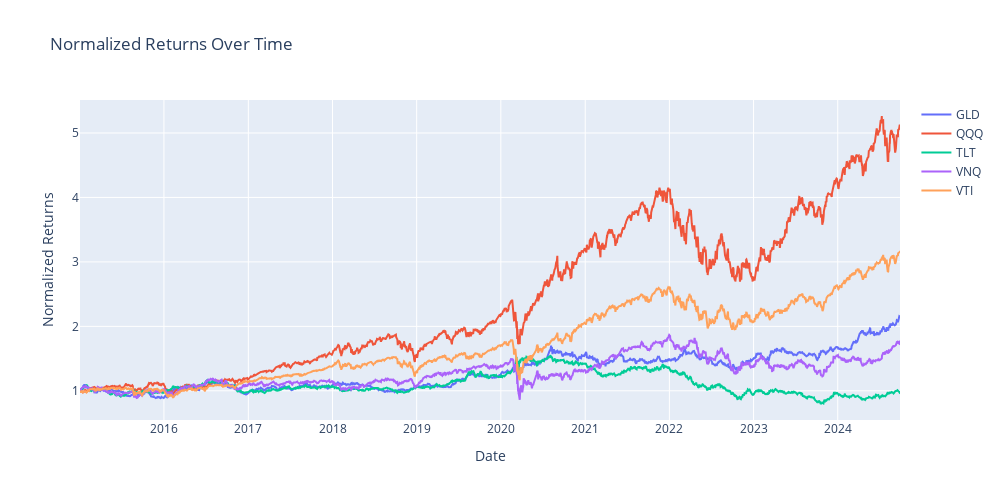
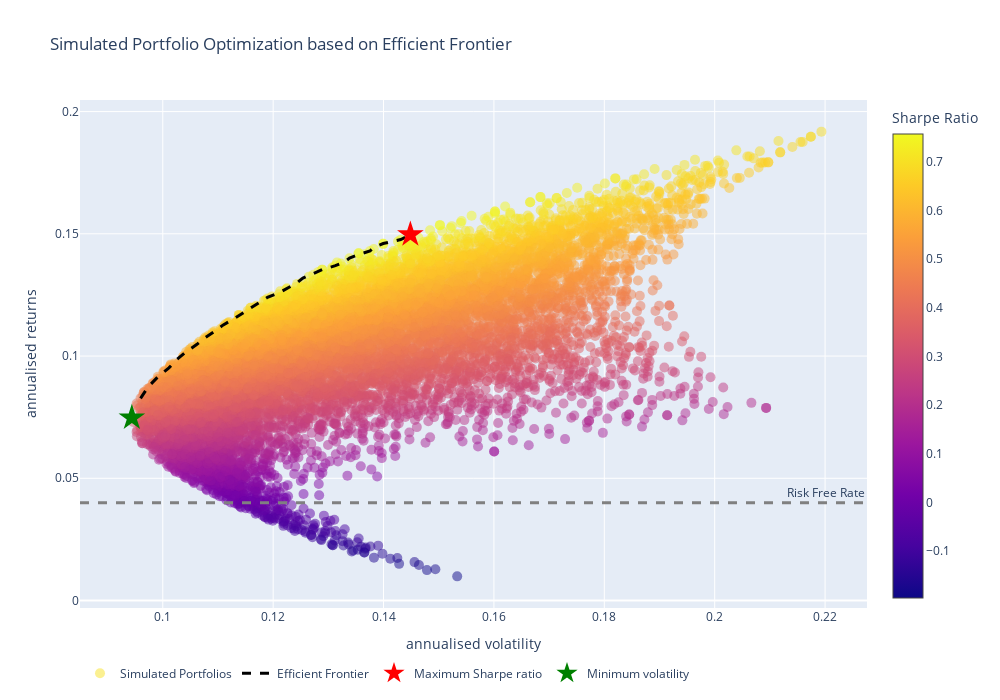
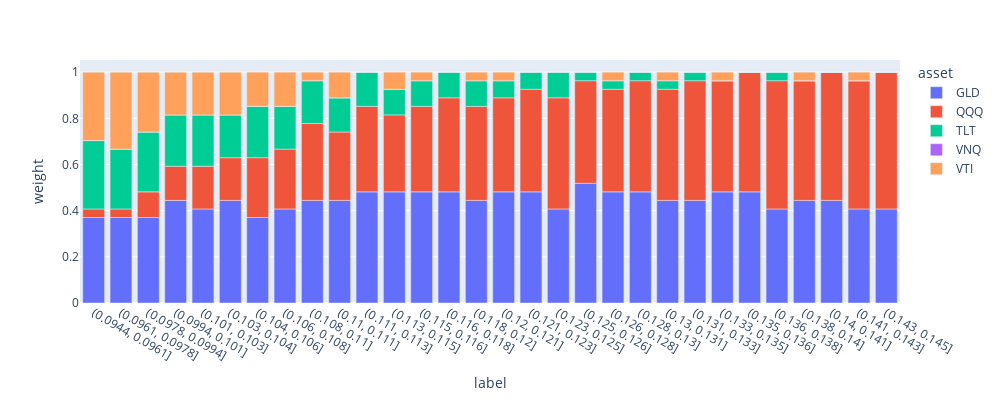

Write notebook code for charts like these, in order.
### Code cell
def plot_returns(returns):
    normalized_returns = returns / returns.iloc[0]

    fig = go.Figure()

    traces = []
    for column in normalized_returns.columns:
        traces.append(
            go.Scatter(
                x=normalized_returns.index,
                y=normalized_returns[column],
                mode="lines",
                name=column,
            )
        )

    layout = go.Layout(
        title="Normalized Returns Over Time",
        xaxis_title="Date",
        yaxis_title="Normalized Returns",
        width=1000,
        height=500,
    )

    # Create the figure
    fig = go.Figure(data=traces, layout=layout)
    fig.show()


def get_returns_and_covariance(stocks, plot=True, **kwargs):
    stockData = yf.download(stocks, **kwargs)["Adj Close"]
    if plot:
        plot_returns(stockData)
    returns = stockData.pct_change()
    meanReturns = returns.mean()
    covMatrix = returns.cov()
    return meanReturns, covMatrix


def portfolio_annualised_performance(weights, meanReturns, covMatrix):
    returns = np.sum(meanReturns * weights) * 252
    std = np.sqrt(np.dot(weights.T, np.dot(covMatrix, weights))) * np.sqrt(252)
    return std, returns


def n_combinations(n, r):
    result = math.factorial(n + r - 1) // (math.factorial(r) * math.factorial(n - 1))
    return result


def get_n_weight_combinations(stocks, num_portfolios):
    n_parts = len(stocks)
    while n_combinations(len(stocks), n_parts) < num_portfolios:
        n_parts += 1
    n_parts += 1
    portfolio_weights = []
    for combination in combinations_with_replacement(stocks, n_parts):
        counts = Counter(combination)
        portfolio_weights.append(np.array([counts[s] / n_parts for s in stocks]))
    return portfolio_weights


def get_portfolio_performances(numPortfolios, meanReturns, covMatrix, riskFreeRate=0):
    portfolio_weights = get_n_weight_combinations(meanReturns.index, numPortfolios)
    actual_num_portfolios = len(portfolio_weights)
    results = np.zeros((3, actual_num_portfolios))
    allocations = []
    for i in tqdm(range(actual_num_portfolios)):
        portfolio_std_dev, portfolio_return = portfolio_annualised_performance(
            portfolio_weights[i], meanReturns, covMatrix
        )
        allocations.append(
            {
                asset: weight
                for asset, weight in zip(meanReturns.index, portfolio_weights[i])
            }
        )
        results[0, i] = portfolio_std_dev
        results[1, i] = portfolio_return
        results[2, i] = (portfolio_return - riskFreeRate) / portfolio_std_dev
    return results, allocations


def find_max_sharpe_portfolio(results, verbose=False):
    selected = results["sharpe_ratio"] == results["sharpe_ratio"].max()

    if verbose:
        print("-" * 80)
        print("Annualised Return:", round(results.loc[selected, "return"].iloc[0], 2))
        print(
            "Annualised Volatility:",
            round(results.loc[selected, "volatility"].iloc[0], 2),
        )
        print("\n")
        allocations = {
            k: round(100 * v, 2)
            for k, v in results.loc[selected, "allocations"].iloc[0].items()
        }
        display(pd.DataFrame(allocations, index=["Allocation"]))
    results.loc[selected, "max_sharpe"] = True
    return results


def find_min_volatility_portfolio(results, verbose=False):
    selected = results["volatility"] == results["volatility"].min()

    if verbose:
        print("-" * 80)
        print("Minimum Volatility Portfolio Allocation\n")
        print("Annualised Return:", round(results.loc[selected, "return"].iloc[0], 2))
        print(
            "Annualised Volatility:",
            round(results.loc[selected, "volatility"].iloc[0], 2),
        )
        print("\n")
        allocations = {
            k: round(100 * v, 2)
            for k, v in results.loc[selected, "allocations"].iloc[0].items()
        }
        display(pd.DataFrame(allocations, index=["Allocation"]))
    results.loc[selected, "min_volatility"] = True
    return results


def find_efficient_portfolios(results, n_bins):
    min_std_dev = results.loc[results["min_volatility"] == True, "volatility"].iloc[0]
    max_std_dev = results.loc[results["max_sharpe"] == True, "volatility"].iloc[0]
    bins = np.linspace(min_std_dev, max_std_dev, n_bins + 1)
    results["vol_bin"] = pd.cut(results["volatility"], bins)

    results["efficient"] = results.groupby("vol_bin", observed=True)[
        "return"
    ].transform(lambda x: x == x.max())
    return results


def plot_allocations(results):
    df = []
    for idx, data in results.loc[results["efficient"] == True].iterrows():
        for asset, weight in data["allocations"].items():
            df.append(
                {
                    "label": str(data["vol_bin"]),
                    "return": data["return"],
                    "volatility": data["volatility"],
                    "asset": asset,
                    "weight": weight,
                }
            )
    df = pd.DataFrame(df)
    fig = px.bar(df, x="label", y="weight", color="asset", width=1000, height=400)
    fig.show()
    
    
def find_edges(results, n_bins):
    _bins = np.linspace(results["volatility"].min(), results["volatility"].max(), n_bins + 1)
    results["_bin"] = pd.cut(results["volatility"], _bins)

    top = results.groupby("_bin", observed=True)[
        "return"
    ].transform(lambda x: x == x.max())
    bottom = results.groupby("_bin", observed=True)[
        "return"
    ].transform(lambda x: x == x.min())
    
    _bins = np.linspace(results["return"].min(), results["return"].max(), n_bins + 1)
    results["_bin"] = pd.cut(results["volatility"], _bins)
    right = results.groupby("_bin", observed=True)[
        "volatility"
    ].transform(lambda x: x == x.max())
    left = results.groupby("_bin", observed=True)[
        "volatility"
    ].transform(lambda x: x == x.min())
    edges = (top | bottom | right | left)
    results = results.drop(columns=["_bin"])
    return edges


def plot_efficient_frontier(results):
    if len(results) > 10_000:
        sampled_results = pd.concat([results.sample(10_000), results.loc[find_edges(results, 50)]])
    else:
        sampled_results = results
        # sampled_results = results.loc[edges].sample(10_000)
        # sampled_results = results.loc[~results.index.isin(edges)].sample(10_000)

    simulated_portfolios = go.Scatter(
        x=sampled_results["volatility"],
        y=sampled_results["return"],
        mode="markers",
        marker=dict(
            color=sampled_results["sharpe_ratio"],
            colorscale="plasma",
            size=10,
            opacity=0.5,
            colorbar=dict(title="Sharpe Ratio"),
        ),
        name="Simulated Portfolios",
    )
    efficient_frontier = go.Scatter(
        x=results.loc[results["efficient"] == True, "volatility"],
        y=signal.savgol_filter(
            results.loc[results["efficient"] == True, "return"], 30, 5
        ),
        line=dict(color="black", width=3, dash="dash"),
        mode="lines",
        name="Efficient Frontier",
    )

    max_sharpe = go.Scatter(
        x=results.loc[results["max_sharpe"] == True, "volatility"],
        y=results.loc[results["max_sharpe"] == True, "return"],
        mode="markers",
        marker=dict(symbol="star", color="red", size=20),
        name="Maximum Sharpe ratio",
    )

    min_volatility = go.Scatter(
        x=results.loc[results["min_volatility"] == True, "volatility"],
        y=results.loc[results["min_volatility"] == True, "return"],
        mode="markers",
        marker=dict(symbol="star", color="green", size=20),
        name="Minimum volatility",
    )
    layout = go.Layout(
        title="Simulated Portfolio Optimization based on Efficient Frontier",
        xaxis=dict(title="annualised volatility"),
        yaxis=dict(title="annualised returns"),
        width=1000,
        height=700,
    )

    fig = go.Figure(
        data=[simulated_portfolios, efficient_frontier, max_sharpe, min_volatility],
        layout=layout,
    )
    fig.add_hline(
        y=risk_free_rate,
        line_width=3,
        line_dash="dash",
        line_color="grey",
        annotation_text="Risk Free Rate",
    )
    fig.update_layout(legend_orientation="h")

    fig.show()
    return None


def simulate_efficient_frontier(
    mean_returns, cov_matrix, num_portfolios, risk_free_rate, plot_scatter=True
):
    results, allocations = get_portfolio_performances(
        num_portfolios, mean_returns, cov_matrix, risk_free_rate
    )
    results = pd.DataFrame(results.T, columns=["volatility", "return", "sharpe_ratio"])
    results["allocations"] = allocations
    results = results.sort_values(by="volatility")

    results = find_max_sharpe_portfolio(results, verbose=plot_scatter)
    results = find_min_volatility_portfolio(results, verbose=plot_scatter)
    results = find_efficient_portfolios(
        results,
        n_bins=30,
    )

    if plot_scatter:
        plot_efficient_frontier(results)
    plot_allocations(results)
    return results


num_portfolios = 25_000
risk_free_rate = 0.04

# stocks = ["VTI", "VNQ", "VXUS", "BND"]
stocks = ["VTI", "TLT", "GLD", "VNQ", "QQQ"]

mean_returns, cov_matrix = get_returns_and_covariance(
    stocks, plot=True, start=f"2015-01-01", end="2024-09-30"
)
results = simulate_efficient_frontier(
    mean_returns, cov_matrix, num_portfolios, risk_free_rate, plot_scatter=True
)

### Figure 1 — Plotly figure (JSON) as saved in the notebook; plotly's stock layout.template omitted (floating-point values rounded to 4 significant figures; data arrays with more than 128 entries replaced by an {"elided": "..."} marker saying what was removed)
{"data": [{"mode": "lines", "name": "GLD", "type": "scatter", "x": {"elided": "2451 str values"}, "y": {"elided": "2451 float values"}}, {"mode": "lines", "name": "QQQ", "type": "scatter", "x": {"elided": "2451 str values"}, "y": {"elided": "2451 float values"}}, {"mode": "lines", "name": "TLT", "type": "scatter", "x": {"elided": "2451 str values"}, "y": {"elided": "2451 float values"}}, {"mode": "lines", "name": "VNQ", "type": "scatter", "x": {"elided": "2451 str values"}, "y": {"elided": "2451 float values"}}, {"mode": "lines", "name": "VTI", "type": "scatter", "x": {"elided": "2451 str values"}, "y": {"elided": "2451 float values"}}], "layout": {"height": 500, "title": {"text": "Normalized Returns Over Time"}, "width": 1000, "xaxis": {"title": {"text": "Date"}}, "yaxis": {"title": {"text": "Normalized Returns"}}}}

### Figure 2 — Plotly figure (JSON) as saved in the notebook; plotly's stock layout.template omitted (floating-point values rounded to 4 significant figures; data arrays with more than 128 entries replaced by an {"elided": "..."} marker saying what was removed)
{"data": [{"marker": {"color": {"elided": "10154 float values"}, "colorbar": {"title": {"text": "Sharpe Ratio"}}, "colorscale": [[0, "#0d0887"], [0.1111, "#46039f"], [0.2222, "#7201a8"], [0.3333, "#9c179e"], [0.4444, "#bd3786"], [0.5556, "#d8576b"], [0.6667, "#ed7953"], [0.7778, "#fb9f3a"], [0.8889, "#fdca26"], [1, "#f0f921"]], "opacity": 0.5, "size": 10}, "mode": "markers", "name": "Simulated Portfolios", "type": "scatter", "x": {"elided": "10154 float values"}, "y": {"elided": "10154 float values"}}, {"line": {"color": "black", "dash": "dash", "width": 3}, "mode": "lines", "name": "Efficient Frontier", "type": "scatter", "x": [0.09597, 0.09731, 0.09909, 0.1011, 0.1026, 0.1042, 0.1061, 0.1077, 0.1094, 0.1109, 0.1128, 0.1145, 0.1159, 0.1174, 0.119, 0.1213, 0.1228, 0.1243, 0.1254, 0.1273, 0.1289, 0.1313, 0.133, 0.1338, 0.1355, 0.1376, 0.1382, 0.1399, 0.1431, 0.1449], "y": [0.0827, 0.0873, 0.09143, 0.09516, 0.09858, 0.1017, 0.1047, 0.1075, 0.1101, 0.1126, 0.1151, 0.1174, 0.1197, 0.1219, 0.124, 0.1261, 0.1281, 0.13, 0.1319, 0.1336, 0.1353, 0.137, 0.1385, 0.14, 0.1415, 0.143, 0.1445, 0.146, 0.1477, 0.1495]}, {"marker": {"color": "red", "size": 20, "symbol": "star"}, "mode": "markers", "name": "Maximum Sharpe ratio", "type": "scatter", "x": [0.1449], "y": [0.1497]}, {"marker": {"color": "green", "size": 20, "symbol": "star"}, "mode": "markers", "name": "Minimum volatility", "type": "scatter", "x": [0.0944], "y": [0.07476]}], "layout": {"annotations": [{"showarrow": false, "text": "Risk Free Rate", "x": 1, "xanchor": "right", "xref": "x domain", "y": 0.04, "yanchor": "bottom", "yref": "y"}], "height": 700, "legend": {"orientation": "h"}, "shapes": [{"line": {"color": "grey", "dash": "dash", "width": 3}, "type": "line", "x0": 0, "x1": 1, "xref": "x domain", "y0": 0.04, "y1": 0.04, "yref": "y"}], "title": {"text": "Simulated Portfolio Optimization based on Efficient Frontier"}, "width": 1000, "xaxis": {"title": {"text": "annualised volatility"}}, "yaxis": {"title": {"text": "annualised returns"}}}}

### Figure 3 — Plotly figure (JSON) as saved in the notebook; plotly's stock layout.template omitted (floating-point values rounded to 4 significant figures)
{"data": [{"alignmentgroup": "True", "hovertemplate": "asset=GLD<br>label=%{x}<br>weight=%{y}<extra></extra>", "legendgroup": "GLD", "marker": {"color": "#636efa", "pattern": {"shape": ""}}, "name": "GLD", "offsetgroup": "GLD", "orientation": "v", "showlegend": true, "textposition": "auto", "type": "bar", "x": ["(0.0944, 0.0961]", "(0.0961, 0.0978]", "(0.0978, 0.0994]", "(0.0994, 0.101]", "(0.101, 0.103]", "(0.103, 0.104]", "(0.104, 0.106]", "(0.106, 0.108]", "(0.108, 0.11]", "(0.11, 0.111]", "(0.111, 0.113]", "(0.113, 0.115]", "(0.115, 0.116]", "(0.116, 0.118]", "(0.118, 0.12]", "(0.12, 0.121]", "(0.121, 0.123]", "(0.123, 0.125]", "(0.125, 0.126]", "(0.126, 0.128]", "(0.128, 0.13]", "(0.13, 0.131]", "(0.131, 0.133]", "(0.133, 0.135]", "(0.135, 0.136]", "(0.136, 0.138]", "(0.138, 0.14]", "(0.14, 0.141]", "(0.141, 0.143]", "(0.143, 0.145]"], "xaxis": "x", "y": [0.3704, 0.3704, 0.3704, 0.4444, 0.4074, 0.4444, 0.3704, 0.4074, 0.4444, 0.4444, 0.4815, 0.4815, 0.4815, 0.4815, 0.4444, 0.4815, 0.4815, 0.4074, 0.5185, 0.4815, 0.4815, 0.4444, 0.4444, 0.4815, 0.4815, 0.4074, 0.4444, 0.4444, 0.4074, 0.4074], "yaxis": "y"}, {"alignmentgroup": "True", "hovertemplate": "asset=QQQ<br>label=%{x}<br>weight=%{y}<extra></extra>", "legendgroup": "QQQ", "marker": {"color": "#EF553B", "pattern": {"shape": ""}}, "name": "QQQ", "offsetgroup": "QQQ", "orientation": "v", "showlegend": true, "textposition": "auto", "type": "bar", "x": ["(0.0944, 0.0961]", "(0.0961, 0.0978]", "(0.0978, 0.0994]", "(0.0994, 0.101]", "(0.101, 0.103]", "(0.103, 0.104]", "(0.104, 0.106]", "(0.106, 0.108]", "(0.108, 0.11]", "(0.11, 0.111]", "(0.111, 0.113]", "(0.113, 0.115]", "(0.115, 0.116]", "(0.116, 0.118]", "(0.118, 0.12]", "(0.12, 0.121]", "(0.121, 0.123]", "(0.123, 0.125]", "(0.125, 0.126]", "(0.126, 0.128]", "(0.128, 0.13]", "(0.13, 0.131]", "(0.131, 0.133]", "(0.133, 0.135]", "(0.135, 0.136]", "(0.136, 0.138]", "(0.138, 0.14]", "(0.14, 0.141]", "(0.141, 0.143]", "(0.143, 0.145]"], "xaxis": "x", "y": [0.03704, 0.03704, 0.1111, 0.1481, 0.1852, 0.1852, 0.2593, 0.2593, 0.3333, 0.2963, 0.3704, 0.3333, 0.3704, 0.4074, 0.4074, 0.4074, 0.4444, 0.4815, 0.4444, 0.4444, 0.4815, 0.4815, 0.5185, 0.4815, 0.5185, 0.5556, 0.5185, 0.5556, 0.5556, 0.5926], "yaxis": "y"}, {"alignmentgroup": "True", "hovertemplate": "asset=TLT<br>label=%{x}<br>weight=%{y}<extra></extra>", "legendgroup": "TLT", "marker": {"color": "#00cc96", "pattern": {"shape": ""}}, "name": "TLT", "offsetgroup": "TLT", "orientation": "v", "showlegend": true, "textposition": "auto", "type": "bar", "x": ["(0.0944, 0.0961]", "(0.0961, 0.0978]", "(0.0978, 0.0994]", "(0.0994, 0.101]", "(0.101, 0.103]", "(0.103, 0.104]", "(0.104, 0.106]", "(0.106, 0.108]", "(0.108, 0.11]", "(0.11, 0.111]", "(0.111, 0.113]", "(0.113, 0.115]", "(0.115, 0.116]", "(0.116, 0.118]", "(0.118, 0.12]", "(0.12, 0.121]", "(0.121, 0.123]", "(0.123, 0.125]", "(0.125, 0.126]", "(0.126, 0.128]", "(0.128, 0.13]", "(0.13, 0.131]", "(0.131, 0.133]", "(0.133, 0.135]", "(0.135, 0.136]", "(0.136, 0.138]", "(0.138, 0.14]", "(0.14, 0.141]", "(0.141, 0.143]", "(0.143, 0.145]"], "xaxis": "x", "y": [0.2963, 0.2593, 0.2593, 0.2222, 0.2222, 0.1852, 0.2222, 0.1852, 0.1852, 0.1481, 0.1481, 0.1111, 0.1111, 0.1111, 0.1111, 0.07407, 0.07407, 0.1111, 0.03704, 0.03704, 0.03704, 0.03704, 0.03704, 0, 0, 0.03704, 0, 0, 0, 0], "yaxis": "y"}, {"alignmentgroup": "True", "hovertemplate": "asset=VNQ<br>label=%{x}<br>weight=%{y}<extra></extra>", "legendgroup": "VNQ", "marker": {"color": "#ab63fa", "pattern": {"shape": ""}}, "name": "VNQ", "offsetgroup": "VNQ", "orientation": "v", "showlegend": true, "textposition": "auto", "type": "bar", "x": ["(0.0944, 0.0961]", "(0.0961, 0.0978]", "(0.0978, 0.0994]", "(0.0994, 0.101]", "(0.101, 0.103]", "(0.103, 0.104]", "(0.104, 0.106]", "(0.106, 0.108]", "(0.108, 0.11]", "(0.11, 0.111]", "(0.111, 0.113]", "(0.113, 0.115]", "(0.115, 0.116]", "(0.116, 0.118]", "(0.118, 0.12]", "(0.12, 0.121]", "(0.121, 0.123]", "(0.123, 0.125]", "(0.125, 0.126]", "(0.126, 0.128]", "(0.128, 0.13]", "(0.13, 0.131]", "(0.131, 0.133]", "(0.133, 0.135]", "(0.135, 0.136]", "(0.136, 0.138]", "(0.138, 0.14]", "(0.14, 0.141]", "(0.141, 0.143]", "(0.143, 0.145]"], "xaxis": "x", "y": [0, 0, 0, 0, 0, 0, 0, 0, 0, 0, 0, 0, 0, 0, 0, 0, 0, 0, 0, 0, 0, 0, 0, 0, 0, 0, 0, 0, 0, 0], "yaxis": "y"}, {"alignmentgroup": "True", "hovertemplate": "asset=VTI<br>label=%{x}<br>weight=%{y}<extra></extra>", "legendgroup": "VTI", "marker": {"color": "#FFA15A", "pattern": {"shape": ""}}, "name": "VTI", "offsetgroup": "VTI", "orientation": "v", "showlegend": true, "textposition": "auto", "type": "bar", "x": ["(0.0944, 0.0961]", "(0.0961, 0.0978]", "(0.0978, 0.0994]", "(0.0994, 0.101]", "(0.101, 0.103]", "(0.103, 0.104]", "(0.104, 0.106]", "(0.106, 0.108]", "(0.108, 0.11]", "(0.11, 0.111]", "(0.111, 0.113]", "(0.113, 0.115]", "(0.115, 0.116]", "(0.116, 0.118]", "(0.118, 0.12]", "(0.12, 0.121]", "(0.121, 0.123]", "(0.123, 0.125]", "(0.125, 0.126]", "(0.126, 0.128]", "(0.128, 0.13]", "(0.13, 0.131]", "(0.131, 0.133]", "(0.133, 0.135]", "(0.135, 0.136]", "(0.136, 0.138]", "(0.138, 0.14]", "(0.14, 0.141]", "(0.141, 0.143]", "(0.143, 0.145]"], "xaxis": "x", "y": [0.2963, 0.3333, 0.2593, 0.1852, 0.1852, 0.1852, 0.1481, 0.1481, 0.03704, 0.1111, 0, 0.07407, 0.03704, 0, 0.03704, 0.03704, 0, 0, 0, 0.03704, 0, 0.03704, 0, 0.03704, 0, 0, 0.03704, 0, 0.03704, 0], "yaxis": "y"}], "layout": {"barmode": "relative", "height": 400, "legend": {"title": {"text": "asset"}, "tracegroupgap": 0}, "margin": {"t": 60}, "width": 1000, "xaxis": {"anchor": "y", "domain": [0, 1], "title": {"text": "label"}}, "yaxis": {"anchor": "x", "domain": [0, 1], "title": {"text": "weight"}}}}
